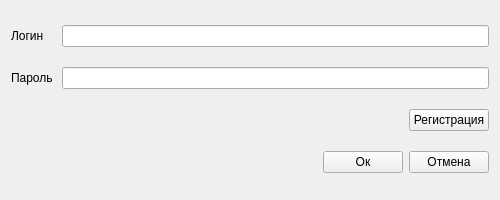
<?xml version="1.0" encoding="UTF-8"?>
<ui version="4.0">
 <class>Form</class>
 <widget class="QWidget" name="Form">
  <property name="geometry">
   <rect>
    <x>0</x>
    <y>0</y>
    <width>500</width>
    <height>200</height>
   </rect>
  </property>
  <property name="maximumSize">
   <size>
    <width>500</width>
    <height>200</height>
   </size>
  </property>
  <property name="windowTitle">
   <string>Form</string>
  </property>
  <layout class="QVBoxLayout" name="verticalLayout">
   <item>
    <layout class="QHBoxLayout" name="horizontalLayout">
     <item>
      <widget class="QLabel" name="labelLogin">
       <property name="minimumSize">
        <size>
         <width>45</width>
         <height>0</height>
        </size>
       </property>
       <property name="text">
        <string>Логин</string>
       </property>
      </widget>
     </item>
     <item>
      <widget class="QLineEdit" name="lineEditLogin"/>
     </item>
    </layout>
   </item>
   <item>
    <layout class="QHBoxLayout" name="horizontalLayout_2">
     <item>
      <widget class="QLabel" name="labelPassword">
       <property name="minimumSize">
        <size>
         <width>45</width>
         <height>0</height>
        </size>
       </property>
       <property name="text">
        <string>Пароль</string>
       </property>
      </widget>
     </item>
     <item>
      <widget class="QLineEdit" name="lineEditPassword">
       <property name="echoMode">
        <enum>QLineEdit::Normal</enum>
       </property>
      </widget>
     </item>
    </layout>
   </item>
   <item>
    <layout class="QHBoxLayout" name="horizontalLayout_3">
     <item>
      <spacer name="horizontalSpacer">
       <property name="orientation">
        <enum>Qt::Horizontal</enum>
       </property>
       <property name="sizeHint" stdset="0">
        <size>
         <width>40</width>
         <height>20</height>
        </size>
       </property>
      </spacer>
     </item>
     <item>
      <widget class="QPushButton" name="pushButtonRegistratioin">
       <property name="text">
        <string>Регистрация</string>
       </property>
      </widget>
     </item>
    </layout>
   </item>
   <item>
    <layout class="QHBoxLayout" name="horizontalLayout_4">
     <item>
      <spacer name="horizontalSpacer_2">
       <property name="orientation">
        <enum>Qt::Horizontal</enum>
       </property>
       <property name="sizeHint" stdset="0">
        <size>
         <width>40</width>
         <height>20</height>
        </size>
       </property>
      </spacer>
     </item>
     <item>
      <widget class="QPushButton" name="pushButtonOk">
       <property name="text">
        <string>Ок</string>
       </property>
      </widget>
     </item>
     <item>
      <widget class="QPushButton" name="pushButtonCancel">
       <property name="text">
        <string>Отмена</string>
       </property>
      </widget>
     </item>
    </layout>
   </item>
  </layout>
 </widget>
 <resources/>
 <connections/>
</ui>
